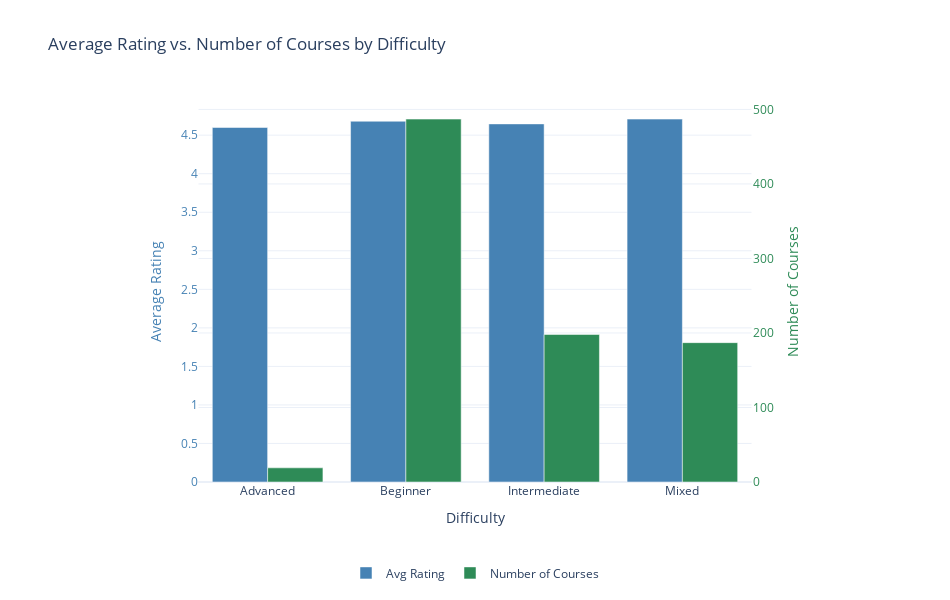

Notebook code for this chart:
### Markdown cell above
### Avarage Course Ratings compared across Difficulty

### Code cell
grouped_rating = (
    df.groupby("course_difficulty")
      .agg(
          avg_rating=("course_rating", "mean"),     # average course rating
          num_courses=("course_title", "count")     # how many courses
      )
      .reset_index()
)

fig_rating = go.Figure()

fig_rating.add_trace(
    go.Bar(
        name='Avg Rating',
        x=grouped_rating['course_difficulty'],
        y=grouped_rating['avg_rating'],
        offsetgroup=1,
        marker_color='steelblue'
    )
)

fig_rating.add_trace(
    go.Bar(
        name='Number of Courses',
        x=grouped_rating['course_difficulty'],
        y=grouped_rating['num_courses'],
        offsetgroup=2,
        yaxis='y2',
        marker_color='seagreen'
    )
)

fig_rating.update_layout(
    template='plotly_white',
    title='Average Rating vs. Number of Courses by Difficulty',
    barmode='group',
    width=950,
    height=600,
    xaxis=dict(
        domain=[0.15, 0.85],
        title='Difficulty'
    ),
    yaxis=dict(
        title='Average Rating',
        titlefont=dict(color='steelblue'),
        tickfont=dict(color='steelblue')
    ),
    yaxis2=dict(
        title='Number of Courses',
        titlefont=dict(color='seagreen'),
        tickfont=dict(color='seagreen'),
        overlaying='y',
        side='right',
        anchor='free',
        position=0.85
    ),
    legend=dict(
        orientation='h',
        y=-0.2,
        x=0.5,
        xanchor='center'
    )
)

fig_rating.show()

### Figure 1 — Plotly figure (JSON) as saved in the notebook; plotly's stock layout.template omitted (floating-point values rounded to 4 significant figures)
{"data": [{"marker": {"color": "steelblue"}, "name": "Avg Rating", "offsetgroup": "1", "type": "bar", "x": ["Advanced", "Beginner", "Intermediate", "Mixed"], "y": [4.6, 4.681, 4.646, 4.709]}, {"marker": {"color": "seagreen"}, "name": "Number of Courses", "offsetgroup": "2", "type": "bar", "x": ["Advanced", "Beginner", "Intermediate", "Mixed"], "y": [19, 487, 198, 187], "yaxis": "y2"}], "layout": {"barmode": "group", "height": 600, "legend": {"orientation": "h", "x": 0.5, "xanchor": "center", "y": -0.2}, "title": {"text": "Average Rating vs. Number of Courses by Difficulty"}, "width": 950, "xaxis": {"domain": [0.15, 0.85], "title": {"text": "Difficulty"}}, "yaxis": {"tickfont": {"color": "steelblue"}, "title": {"font": {"color": "steelblue"}, "text": "Average Rating"}}, "yaxis2": {"anchor": "free", "overlaying": "y", "position": 0.85, "side": "right", "tickfont": {"color": "seagreen"}, "title": {"font": {"color": "seagreen"}, "text": "Number of Courses"}}}}
